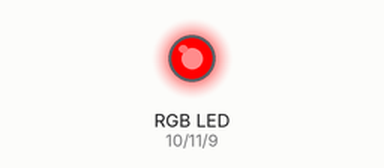
A sketch run on a simulated Arduino Uno, built with avr-gcc and run on an emulated ATmega328P. Parts: an RGB LED mixed from three pins (HIGH = lit).

Above: at 0.1 s.
At 1.1 s:
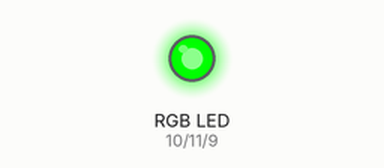
At 2.1 s:
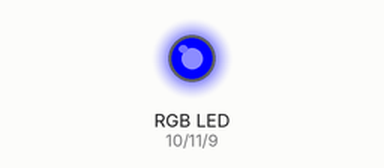
At 11.55 s:
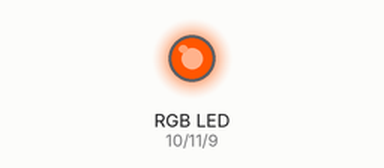
At 20.95 s:
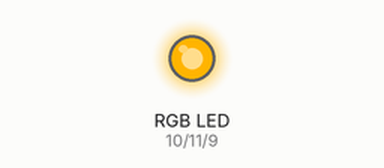
At 39.85 s:
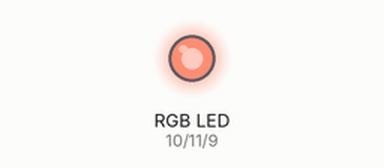
Timing chart, 0 to 40.0 s (numbered marks = the images above):
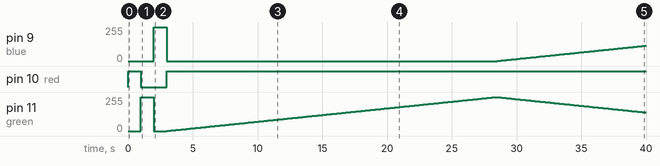

The sketch:

RGB_PWMv1.ino
```cpp
int red = 10;
int green = 11;
int blue = 9;
// Red 10, Blue 9, Green 11
int redValue;
int greenValue;
int blueValue;

#define delayTime 100 // fading time between colors
#define maxBrightness 255 // max possible is 255

void setup() {

pinMode(red, OUTPUT);
pinMode(green, OUTPUT);
pinMode(blue, OUTPUT);
digitalWrite(red, HIGH);
digitalWrite(green, LOW);
digitalWrite(blue, LOW);

delay(1000);
digitalWrite(red, LOW);
digitalWrite(green, HIGH);
digitalWrite(blue, LOW);

delay(1000);
digitalWrite(red, LOW);
digitalWrite(green, LOW);
digitalWrite(blue, HIGH);

delay(1000);
digitalWrite(red, HIGH);
digitalWrite(green, LOW);
digitalWrite(blue, LOW);

}

void loop() {
for(int i = 0; i < maxBrightness; i+=1) // fades out red bring green full when i = 255
  {
    redValue -= 1;
    greenValue += 1;
    analogWrite(red,redValue);
    analogWrite(green, greenValue);
    delay(delayTime);
  }
//  Serial.println("green");
  redValue = 0;
  greenValue = 255;
  blueValue = 0;

  for(int i = 0; i < maxBrightness; i +=1) // fades out green bring blue full when i = 255
  {
    greenValue -= 1;
    blueValue += 1;
    analogWrite(green, greenValue);
    analogWrite(blue, blueValue);
    delay(delayTime);
  }

// Serial.println("blue");
  redValue = 0;
  greenValue = 0;
  blueValue = 255;

   for(int i = 0; i < maxBrightness; i +=1) // fades out blue bring red full when i = 255
  {
    blueValue -= 1;
    redValue += 1;
    analogWrite(red, redValue);
    analogWrite(blue, blueValue);
    delay(delayTime);
  }
//  Serial.println("red");
  redValue = 255;
  greenValue = 0;
  blueValue = 0;
}
```

Measured:
- by itself, pin 9 (blue): 255/255 → 0/255 at 3.0 s, → 1/255 25.5 s later, → 2/255 0.10 s later, → 3/255 0.10 s later, … (116 changes in this stretch)
- by itself, pin 10 (red): HIGH → LOW at 1.0 s, → HIGH 2.0 s later
- by itself, pin 11 (green): 255/255 → 0/255 at 2.0 s, → 1/255 1.0 s later, → 2/255 0.10 s later, → 3/255 0.10 s later, … (371 changes in this stretch)
